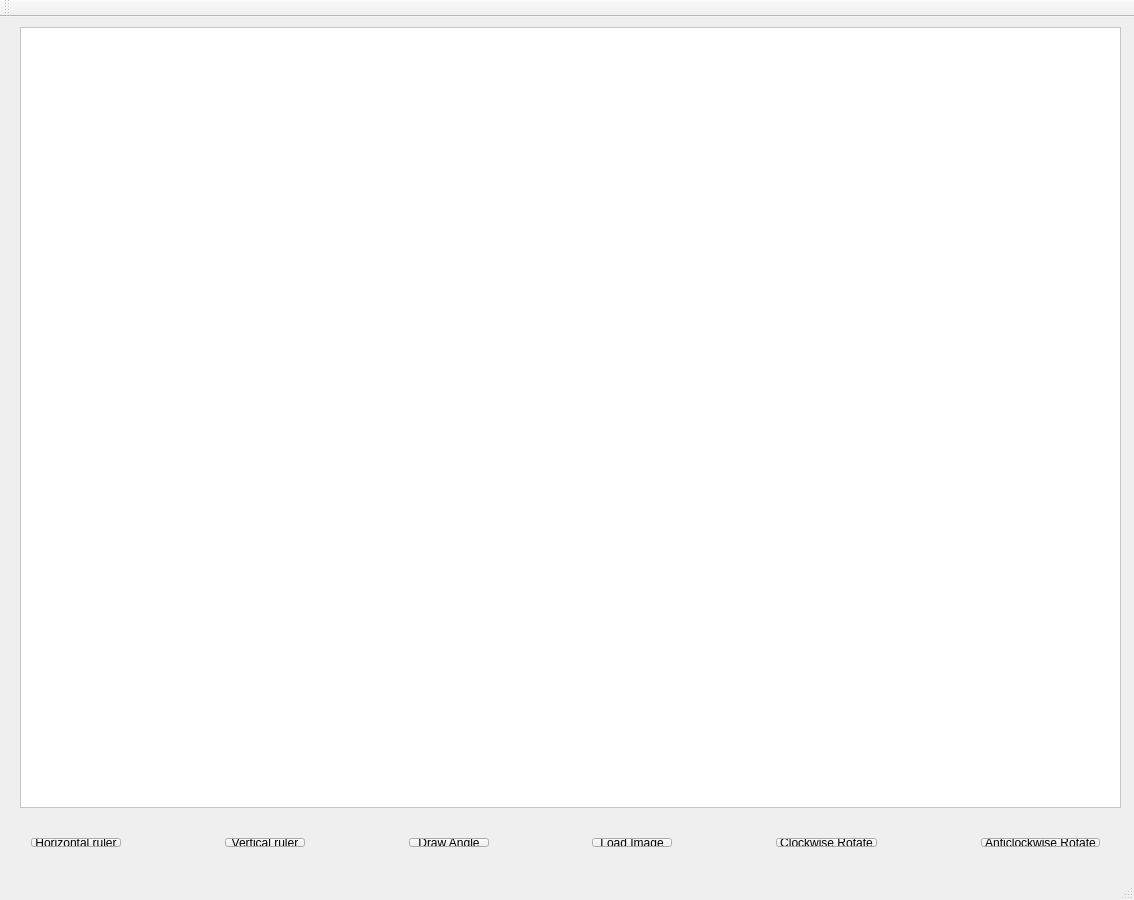
<?xml version="1.0" encoding="UTF-8"?>
<ui version="4.0">
 <class>MainWindow</class>
 <widget class="QMainWindow" name="MainWindow">
  <property name="geometry">
   <rect>
    <x>0</x>
    <y>0</y>
    <width>1134</width>
    <height>900</height>
   </rect>
  </property>
  <property name="windowTitle">
   <string>MainWindow</string>
  </property>
  <widget class="QWidget" name="centralWidget">
   <widget class="QGraphicsView" name="graphicsView">
    <property name="geometry">
     <rect>
      <x>20</x>
      <y>10</y>
      <width>1101</width>
      <height>781</height>
     </rect>
    </property>
    <property name="styleSheet">
     <string notr="true">background-color: rgb(255, 255, 255);</string>
    </property>
   </widget>
   <widget class="QWidget" name="layoutWidget">
    <property name="geometry">
     <rect>
      <x>20</x>
      <y>810</y>
      <width>1091</width>
      <height>31</height>
     </rect>
    </property>
    <layout class="QHBoxLayout" name="horizontalLayout">
     <item>
      <widget class="QPushButton" name="PB_Ruler_Horizontal">
       <property name="text">
        <string>Horizontal ruler</string>
       </property>
       <property name="checkable">
        <bool>true</bool>
       </property>
       <property name="checked">
        <bool>false</bool>
       </property>
      </widget>
     </item>
     <item>
      <spacer name="horizontalSpacer_5">
       <property name="orientation">
        <enum>Qt::Horizontal</enum>
       </property>
       <property name="sizeHint" stdset="0">
        <size>
         <width>40</width>
         <height>20</height>
        </size>
       </property>
      </spacer>
     </item>
     <item>
      <widget class="QPushButton" name="PB_Vertical_Ruler">
       <property name="text">
        <string>Vertical ruler</string>
       </property>
       <property name="checkable">
        <bool>true</bool>
       </property>
      </widget>
     </item>
     <item>
      <spacer name="horizontalSpacer_4">
       <property name="orientation">
        <enum>Qt::Horizontal</enum>
       </property>
       <property name="sizeHint" stdset="0">
        <size>
         <width>40</width>
         <height>20</height>
        </size>
       </property>
      </spacer>
     </item>
     <item>
      <widget class="QPushButton" name="PB_Draw_Anlgle">
       <property name="text">
        <string>Draw Angle</string>
       </property>
      </widget>
     </item>
     <item>
      <spacer name="horizontalSpacer_3">
       <property name="orientation">
        <enum>Qt::Horizontal</enum>
       </property>
       <property name="sizeHint" stdset="0">
        <size>
         <width>40</width>
         <height>20</height>
        </size>
       </property>
      </spacer>
     </item>
     <item>
      <widget class="QPushButton" name="PB_Load_Image">
       <property name="text">
        <string>Load Image</string>
       </property>
      </widget>
     </item>
     <item>
      <spacer name="horizontalSpacer">
       <property name="orientation">
        <enum>Qt::Horizontal</enum>
       </property>
       <property name="sizeHint" stdset="0">
        <size>
         <width>40</width>
         <height>20</height>
        </size>
       </property>
      </spacer>
     </item>
     <item>
      <widget class="QPushButton" name="PB_Clockwise_Rotate">
       <property name="text">
        <string>Clockwise Rotate</string>
       </property>
      </widget>
     </item>
     <item>
      <spacer name="horizontalSpacer_2">
       <property name="orientation">
        <enum>Qt::Horizontal</enum>
       </property>
       <property name="sizeHint" stdset="0">
        <size>
         <width>40</width>
         <height>20</height>
        </size>
       </property>
      </spacer>
     </item>
     <item>
      <widget class="QPushButton" name="PB_Anticlockwise_Rotate">
       <property name="text">
        <string>Anticlockwise Rotate</string>
       </property>
      </widget>
     </item>
    </layout>
   </widget>
  </widget>
  <widget class="QMenuBar" name="menuBar">
   <property name="geometry">
    <rect>
     <x>0</x>
     <y>0</y>
     <width>1134</width>
     <height>21</height>
    </rect>
   </property>
  </widget>
  <widget class="QToolBar" name="mainToolBar">
   <attribute name="toolBarArea">
    <enum>TopToolBarArea</enum>
   </attribute>
   <attribute name="toolBarBreak">
    <bool>false</bool>
   </attribute>
  </widget>
  <widget class="QStatusBar" name="statusBar"/>
 </widget>
 <layoutdefault spacing="6" margin="11"/>
 <resources/>
 <connections/>
</ui>
